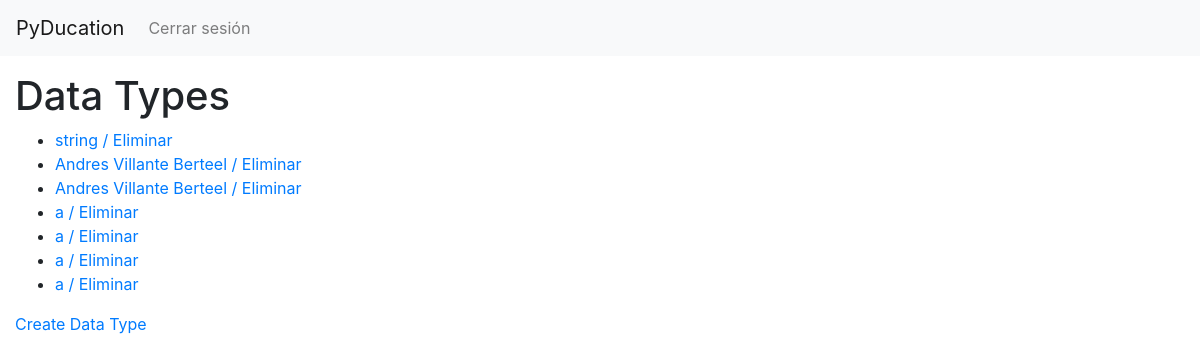
The page /data_list/ (signed in) on the database as committed earlier.
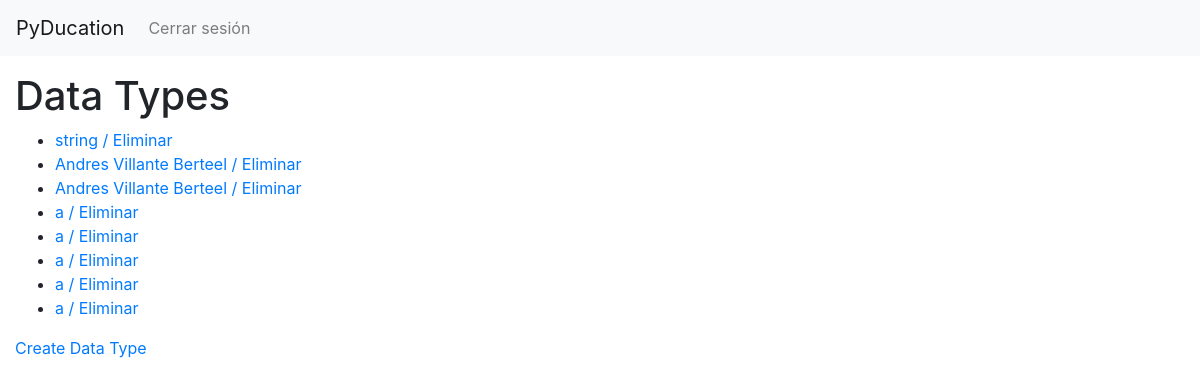
The same page on the database as committed later.
### blog/models.py (models this page shows)
class DataType(models.Model):
    name = models.CharField(max_length=100)
    description = models.TextField()
    example = models.TextField()

### blog/views.py (the view)
# urls.py: path('data_list/', DataTypeListView.as_view(), name='data_type_list'),
class DataTypeListView(LoginRequiredMixin, ListView):
    template_name = 'data_types/data_type_list.html'
    model = DataType
    context_object_name = 'data_types'

### PyDucation/templates/data_types/data_type_list.html
{% extends 'PyDucation/base.html' %}
{% block content %}
  <h1>Data Types</h1>
  <ul>
    {% for data_type in data_types %}
  <li>
    <a href="{% url 'data_type_detail' pk=data_type.pk %}">{{ data_type.name }}</a>
    <a href="{% url 'data_type_delete' pk=data_type.pk %}" onclick="return confirm('¿Está seguro de que desea eliminar este tipo de datos?')"> / Eliminar </a>
  </li>
{% empty %}
  <li>No data types yet.</li>
{% endfor %}
</ul>
<a href="{% url 'data_type_create' %}">Create Data Type</a>
{% endblock %}

### PyDucation/templates/PyDucation/base.html (shortened to what this page needs)
<!DOCTYPE html>
<html lang="en">
<head>
    <link rel="stylesheet" href="https://stackpath.bootstrapcdn.com/bootstrap/4.3.1/css/bootstrap.min.css"
>
    <link rel="stylesheet" href="https://cdnjs.cloudflare.com/ajax/libs/font-awesome/5.15.1/css/all.min.css"
 />
</head>
<body>
<nav class="navbar navbar-expand-lg navbar-light bg-light">
    <a class="navbar-brand" href="{% url 'home' %}">PyDucation</a>
    <div class="collapse navbar-collapse" id="navbarNav">
        <ul class="navbar-nav">
            {% if user.is_authenticated %}
                <li class="nav-item">
                    <a class="nav-link" href="{% url 'logout' %}">Cerrar sesión</a>
                </li>
            {% endif %}
        </ul>
    </div>
</nav>
<div class="container-fluid mt-3">
    {% block content %}{% endblock %}
</div>

Rows that differ between the two databases and show on the page:
added DataType: name "a"
